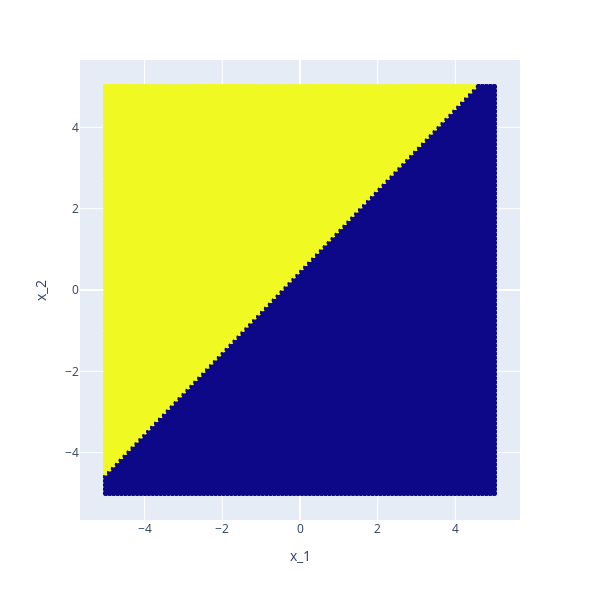

This figure's notebook cell:
### Markdown cell above
Output of Layer one for $z_2$

### Code cell
#| code-fold: true
fig = px.scatter( df,x='x_1', y='x_2', color='z_2')
fig.update_layout(autosize=False,width=600,height=600,coloraxis_showscale=False)
fig.show()

### Figure 1 — Plotly figure (JSON) as saved in the notebook; plotly's stock layout.template omitted (floating-point values rounded to 4 significant figures; data arrays with more than 128 entries replaced by an {"elided": "..."} marker saying what was removed)
{"data": [{"hovertemplate": "x_1=%{x}<br>x_2=%{y}<br>z_2=%{marker.color}<extra></extra>", "legendgroup": "", "marker": {"color": {"elided": "10000 int values"}, "coloraxis": "coloraxis", "symbol": "circle"}, "mode": "markers", "name": "", "showlegend": false, "type": "scattergl", "x": {"elided": "10000 float values"}, "xaxis": "x", "y": {"elided": "10000 float values"}, "yaxis": "y"}], "layout": {"autosize": false, "coloraxis": {"colorbar": {"title": {"text": "z_2"}}, "colorscale": [[0, "#0d0887"], [0.1111, "#46039f"], [0.2222, "#7201a8"], [0.3333, "#9c179e"], [0.4444, "#bd3786"], [0.5556, "#d8576b"], [0.6667, "#ed7953"], [0.7778, "#fb9f3a"], [0.8889, "#fdca26"], [1, "#f0f921"]], "showscale": false}, "height": 600, "legend": {"tracegroupgap": 0}, "margin": {"t": 60}, "width": 600, "xaxis": {"anchor": "y", "domain": [0, 1], "title": {"text": "x_1"}}, "yaxis": {"anchor": "x", "domain": [0, 1], "title": {"text": "x_2"}}}}
